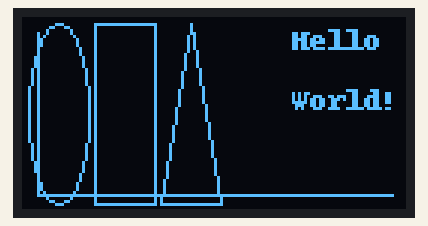
Simulated run of this program. Board: Raspberry Pi (BCM pin numbers). Shown: 128×64 one-colour display. At 0.0 s the program stops and its outputs stay as they are.

Above: at 0.1 s.

The program:

SSD1306_EjemploFiguras.py
```python
import time

import Adafruit_GPIO.SPI as SPI
import Adafruit_SSD1306

from PIL import Image
from PIL import ImageDraw
from PIL import ImageFont


# Raspberry Pi pin configuration:
RST = 24
# Note the following are only used with SPI:
DC = 23
SPI_PORT = 0
SPI_DEVICE = 0

# 128x64 display with hardware SPI:
disp = Adafruit_SSD1306.SSD1306_128_64(rst=RST, dc=DC, spi=SPI.SpiDev(SPI_PORT, SPI_DEVICE, max_speed_hz=8000000))

# Initialize library.
disp.begin()

# Clear display.
disp.clear()
disp.display()

# Create blank image for drawing.
# Make sure to create image with mode '1' for 1-bit color.
width = disp.width
height = disp.height
image = Image.new('1', (width, height))

# Get drawing object to draw on image.
draw = ImageDraw.Draw(image)

# Draw a black filled box to clear the image.
draw.rectangle((0,0,width,height), outline=0, fill=0)

# Draw some shapes.
# First define some constants to allow easy resizing of shapes.
padding = 2
shape_width = 20
top = padding
bottom = height-padding
# Move left to right keeping track of the current x position for drawing shapes.
x = padding
# Draw an ellipse.
draw.ellipse((x, top , x+shape_width, bottom), outline=255, fill=0)
x += shape_width+padding
# Draw a rectangle.
draw.rectangle((x, top, x+shape_width, bottom), outline=255, fill=0)
x += shape_width+padding
# Draw a triangle.
draw.polygon([(x, bottom), (x+shape_width/2, top), (x+shape_width, bottom)], outline=255, fill=0)
x += shape_width+padding
# Draw an X.
#draw.line([(x, bottom), (x+shape_width, top)], fill=255)
#draw.line([(x, top), (x+shape_width, bottom)], fill=255)
draw.line([5, 5, 5, height -5], fill=255)
draw.line([5, height -5, width-5, height -5], fill=255)
x += shape_width+padding

# Load default font.
font = ImageFont.load_default()

# Alternatively load a TTF font.  Make sure the .ttf font file is in the same directory as the python script!
# Some other nice fonts to try: http://www.dafont.com/bitmap.php
#font = ImageFont.truetype('Minecraftia.ttf', 8)

# Write two lines of text.
draw.text((x, top),    'Hello',  font=font, fill=255)
draw.text((x, top+20), 'World!', font=font, fill=255)

# Display image.
disp.image(image)
disp.display()
```
